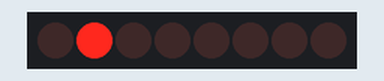
Simulated run of this sketch. Board: Arduino Uno, built with avr-gcc and run on an emulated ATmega328P. Parts: 8 shift-register outputs drawn as a row of LEDs (first output left, lit = HIGH). Wiring (inferred from the names in the program): shift register (74HC595): data pin 16; shift clock pin 14; latch pin 15. Wiring (inferred from the signals the program sends): row of LEDs: on Q0, Q1, Q2, Q3, Q4, Q5, Q6, Q7.

Above: at 0.12 s.
At 0.62 s:
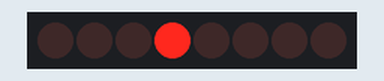
At 1.87 s:
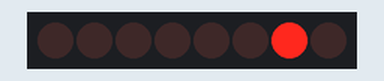
At 3.87 s:
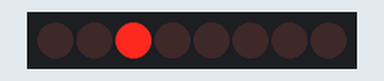
At 5.62 s:
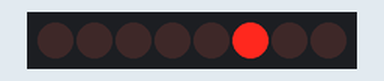
At 7.87 s:
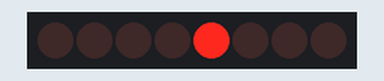
Timing chart, 0 to 8.2 s (numbered marks = the images above):
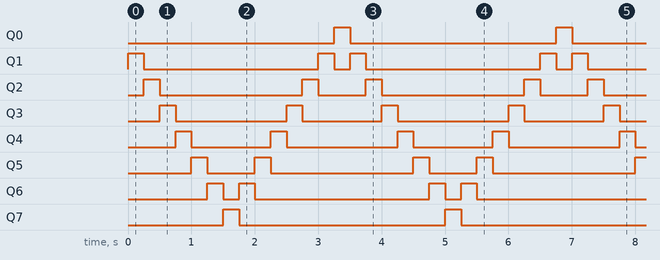

Measured:
- by itself, Q0, Q7: alternates HIGH for 0.25 s and LOW for 3.3 s
- by itself, Q1: repeats every 3.5 s: LOW 2.8 s, HIGH 0.25 s, LOW 0.25 s, HIGH 0.25 s
- by itself, Q2: repeats every 3.5 s: LOW 2.3 s, HIGH 0.25 s, LOW 0.75 s, HIGH 0.25 s
- by itself, Q3: repeats every 3.5 s: LOW 1.8 s, HIGH 0.25 s, LOW 1.3 s, HIGH 0.25 s
- by itself, Q4: repeats every 3.5 s: LOW 1.3 s, HIGH 0.25 s, LOW 1.8 s, HIGH 0.25 s
- by itself, Q5: repeats every 3.5 s: LOW 0.75 s, HIGH 0.25 s, LOW 2.3 s, HIGH 0.25 s
- by itself, Q6: repeats every 3.5 s: LOW 0.25 s, HIGH 0.25 s, LOW 2.8 s, HIGH 0.25 s

The sketch:

demo1.ino
```cpp
int SER = 16;
int RCLK = 15;
int SRCLK = 14;

byte val;
bool forward;

void setup() {
  pinMode(SER, OUTPUT);
  pinMode(RCLK, OUTPUT);
  pinMode(SRCLK, OUTPUT);

  digitalWrite(RCLK, LOW);
  digitalWrite(SRCLK, LOW);

  val = 0b10000000;
  forward = true;
  displayByte(val);
}

void loop() {
	if (val == 0b10000000 || val == 0b00000001) {
		forward = !forward;
	}

	if (forward) {
		val = val << 1;
	} else {
		val = val >> 1;
	}

	displayByte(val);
	delay(250);
}

void displayByte(byte input) {
	digitalWrite(RCLK, LOW);
	shiftOut(SER, SRCLK, LSBFIRST, input);
	digitalWrite(RCLK, HIGH);
}
```
